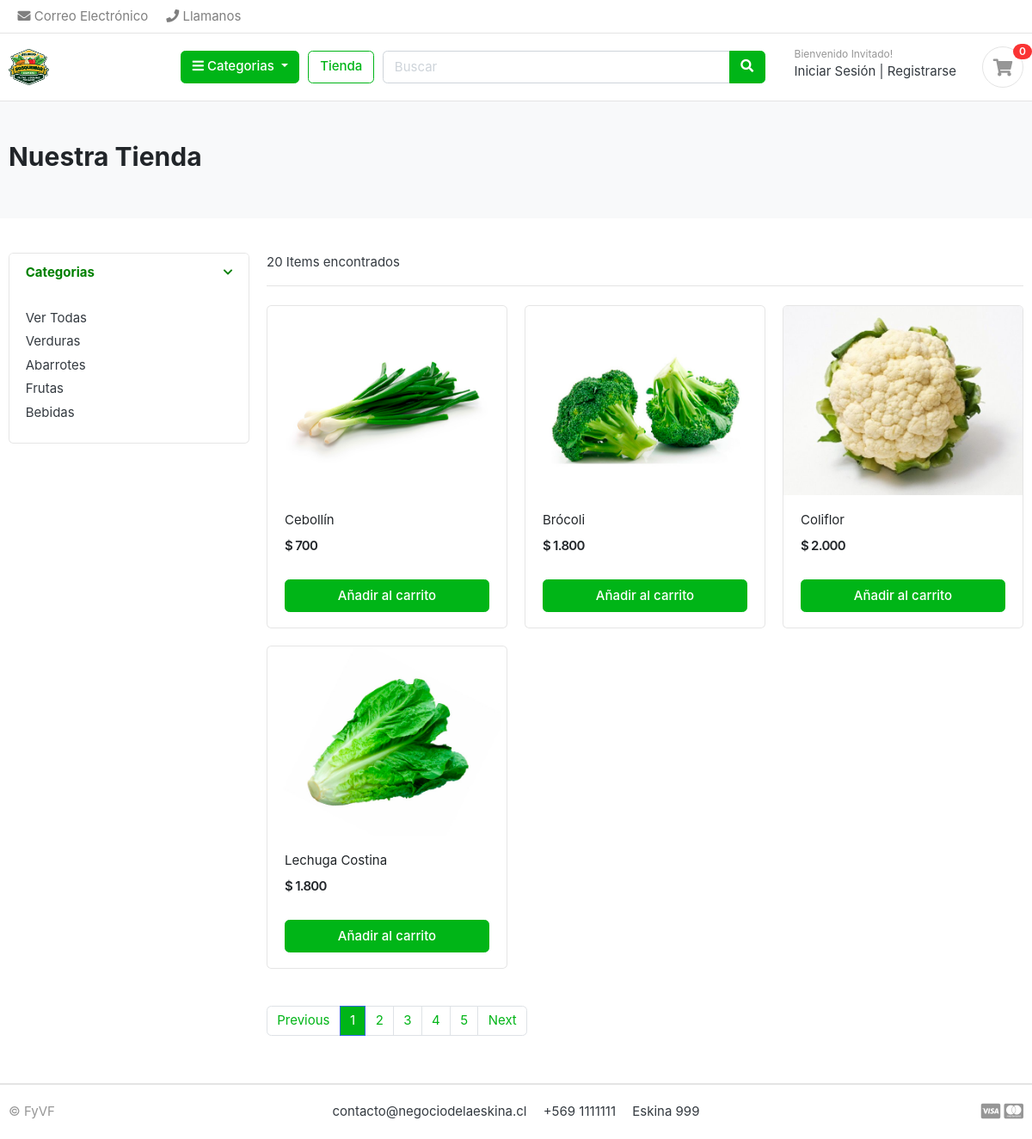
/store/, run on the app's committed database.
### category/models.py (models this page shows, shortened)
class Category(models.Model):
    category_name = models.CharField(max_length=20, unique=True)
    description = models.CharField(max_length=225, blank=True)
    slug = models.CharField(max_length=100, unique=True)
    category_image = models.ImageField(
        upload_to='photos/categories', blank=True
    )
    class Meta:
        verbose_name = 'category'
        verbose_name_plural = 'categories'

### store/models.py (models this page shows, shortened)
class Product(models.Model):
    product_name = models.CharField(max_length=200, unique=True)
    slug = models.CharField(max_length=200, unique=True)
    description = models.TextField(max_length=1000, blank=True)
    price = models.IntegerField()
    images = models.ImageField(upload_to='photos/products')
    stock = models.PositiveIntegerField()
    is_available = models.BooleanField(default=True)
    category = models.ForeignKey(Category, on_delete=models.CASCADE)
    created_date = models.DateTimeField(auto_now_add=True)
    modified_date = models.DateTimeField(auto_now=True)

### store/views.py (the view)
# urls.py: path("store/", include('store.urls')),
def store(request, category_slug=None):
    categories = None
    products = None
    if category_slug is not None:
        categories = get_object_or_404(Category, slug=category_slug)
        products = Product.objects.filter(category=categories)
    else:
        products = Product.objects.all()
    products_count = products.count()
    paged_products = pagination(request, products, 4)
    return render(request, "store.html", context={
        "category": categories,
        "products": paged_products,
        "products_count": products_count,
    })

### carts/context_processors.py (called while the page is built)
def counter_items(request):
    cart_count = 0
    try:
        cart = Cart.objects.get(cart_id=cart_id(request))
        cart_items = CartItem.objects.all().filter(cart=cart)
        for cart_item in cart_items:
            cart_count += cart_item.quantity
    except Cart.DoesNotExist:
        cart_count = 0
    return {"cart_count": cart_count}

### carts/views.py (called while the page is built)
def cart_id(request):
    cart = request.session.session_key
    print("cart", cart)
    if cart is None:
        cart = request.session.create()
    return cart

### category/context_processors.py (called while the page is built)
def global_category(request):
    menu_links = Category.objects.all()
    return dict(menu_links=menu_links)

### ecommerce/templatetags/custom_filters.py (called while the page is built)
@register.filter
def format_clp(value):
    try:
        value = int(value)
    except (ValueError, TypeError):
        return value
    return f"$ {value:,.0f}".replace(',', '.')

### store/views.py (called while the page is built)
def pagination(request, products, products_by_page):
    paginator = Paginator(products, products_by_page)
    page = request.GET.get("page")
    paged_products = paginator.get_page(page)
    return paged_products

### templates/store.html (shortened to what this page needs)
{% extends 'base.html' %}
{% block content %}
{% load custom_filters %}
<section class="section-pagetop bg">
<div class="container">
	<h2 class="title-page">Nuestra Tienda</h2>
</div>
</section>
<section class="section-content padding-y">
<div class="container">
<div class="row">
	<aside class="col-md-3">
<div class="card">
	<article class="filter-group">
		<header class="card-header">
			<a href="#" data-toggle="collapse" data-target="#collapse_1" aria-expanded="true" class="">
				<i class="icon-control fa fa-chevron-down"></i>
				<h6 class="title">Categorias</h6>
			</a>
		</header>
		<div class="filter-content collapse show" id="collapse_1" style="">
			<div class="card-body">
				<ul class="list-menu">
				<li><a href="{% url 'store' %}">Ver Todas </a></li>
				{% for category in menu_links %}
				<li><a href="{% url 'products_by_category' category.slug %}">{{ category.category_name }}</a></li>
				{% endfor %}
				</ul>
			</div>
		</div>
	</article>
</div>
	</aside>
	<main class="col-md-9">
<header class="border-bottom mb-4 pb-3">
		<div class="form-inline">
			<span class="mr-md-auto">{{products_count}} Items encontrados </span>
		</div>
</header>
<div class="row">
	{% for product in products %}
	<div class="col-md-4">
		<figure class="card card-product-grid">
			<div class="img-wrap">
			<a href="{% url 'product_detail' product.category.slug product.slug %}" class="img-wrap"> <img src="{{ product.images.url }}"> </a>
			</div>
			<figcaption class="info-wrap">
				<div class="fix-height">
					<a href="{% url 'product_detail' product.category.slug product.slug %}" class="title">{{ product.product_name }}</a>
					<div class="price-wrap mt-2">
						<span class="price">{{ product.price|format_clp }}</span>
					</div>
				</div>
				<a href="{% url 'add_cart' product.id %}" class="btn btn-block btn-success">Añadir al carrito </a>
			</figcaption>
		</figure>
	</div>
	{% endfor %}
</div>
<nav class="mt-4" aria-label="Page navigation sample">
  {% if products.has_other_pages %}
  <ul class="pagination">
	{% if products.has_previous %}
    	<li class="page-item"><a class="page-link text-success" href="?page={{ products.previous_page_number }}">Previous</a></li>
	{% else %}
    	<li class="page-item disabled"><a class="page-link text-success" href="#">Previous</a></li>
	{% endif %}
	{% for i in products.paginator.page_range %}
		{% if products.number == i %}
    		<li class="page-item active"><a class="page-link bg-success" href="#">{{i}}</a></li>
		{% else %}
    		<li class="page-item"><a class="page-link text-success" href="?page={{i}}">{{i}}</a></li>
		{% endif %}
	{% endfor %}
	{% if products.has_next %}
    	<li class="page-item"><a class="page-link text-success" href="?page={{products.next_page_number}}">Next</a></li>
	{% else %}
    	<li class="page-item disabled"><a class="page-link text-success" href="#">Next</a></li>
	{% endif %}
  </ul>
  {% endif %}
</nav>
	</main>
</div>
</div>
</section>
{% endblock content %}

### ecommerce/static/css/ui.css (style rules this page uses)
html { font-family: "Inter", sans-serif; font-size: 15px; }
.img-wrap { text-align: center; display: block; }
.img-wrap img { max-width: 100%; }
.price-wrap { letter-spacing: -0.7px; }
.padding-y { padding-top: 40px; padding-bottom: 40px; }
figure { margin-bottom: 0; }
article:after, .form-group:after { display: block; clear: both; content: ""; }
.bg { background-color: #f8f9fa; }
.title-page { color: #212529; }
[class*=list-] li:after { visibility: hidden; display: block; content: ""; overflow: hidden; height: 0; clear: both; }
.list-menu { list-style: none; margin: 0; padding-left: 0; }
.list-menu li { margin-bottom: 5px; }
.list-menu a { color: #343a40; }
[class*=card-product] a.title { color: #212529; display: block; }
[class*=card-product] .img-wrap { overflow: hidden; position: relative; }
[class*=card-product] .img-wrap img { height: 100%; max-width: 100%; width: auto; display: inline-block; -o-object-fit: cover; object-fit: cover; }
.card-product-grid { margin-bottom: 20px; }
.card-product-grid .img-wrap { border-radius: 0.2rem 0.2rem 0 0; height: 220px; }
.card-product-grid .info-wrap { overflow: hidden; padding: 18px 20px; }
.card-product-grid .fix-height { height: 80px; overflow: hidden; }
.card .img-wrap { overflow: hidden; }
.price { font-weight: 600; color: #212529; }
.icon-control { margin-top: 5px; float: right; font-size: 80%; }
.card-header .title { margin-bottom: 0; line-height: 1.5; }
.filter-group { border-bottom: 1px solid #e4e4e4; }
.filter-group .card-header { border-bottom: 0; }
.filter-group:last-child { border-bottom: 0; }
.section-pagetop { padding: 45px 0; }

### data on the page
Category: category_name "Verduras"
Category: category_name "Abarrotes"
Category: category_name "Frutas"
Category: category_name "Bebidas"
Product: images (picture), product_name "Cebollín", price "$ 700"
Product: images (picture), product_name "Brócoli", price "$ 1.800"
Product: images (picture), product_name "Coliflor", price "$ 2.000"
Product: images (picture), product_name "Lechuga Costina", price "$ 1.800"

### other printed values
{{ cart_count }} "0"
{{ products_count }} "20"
{{ i }} "1"
{{ i }} "2" "3" "4" "5"
